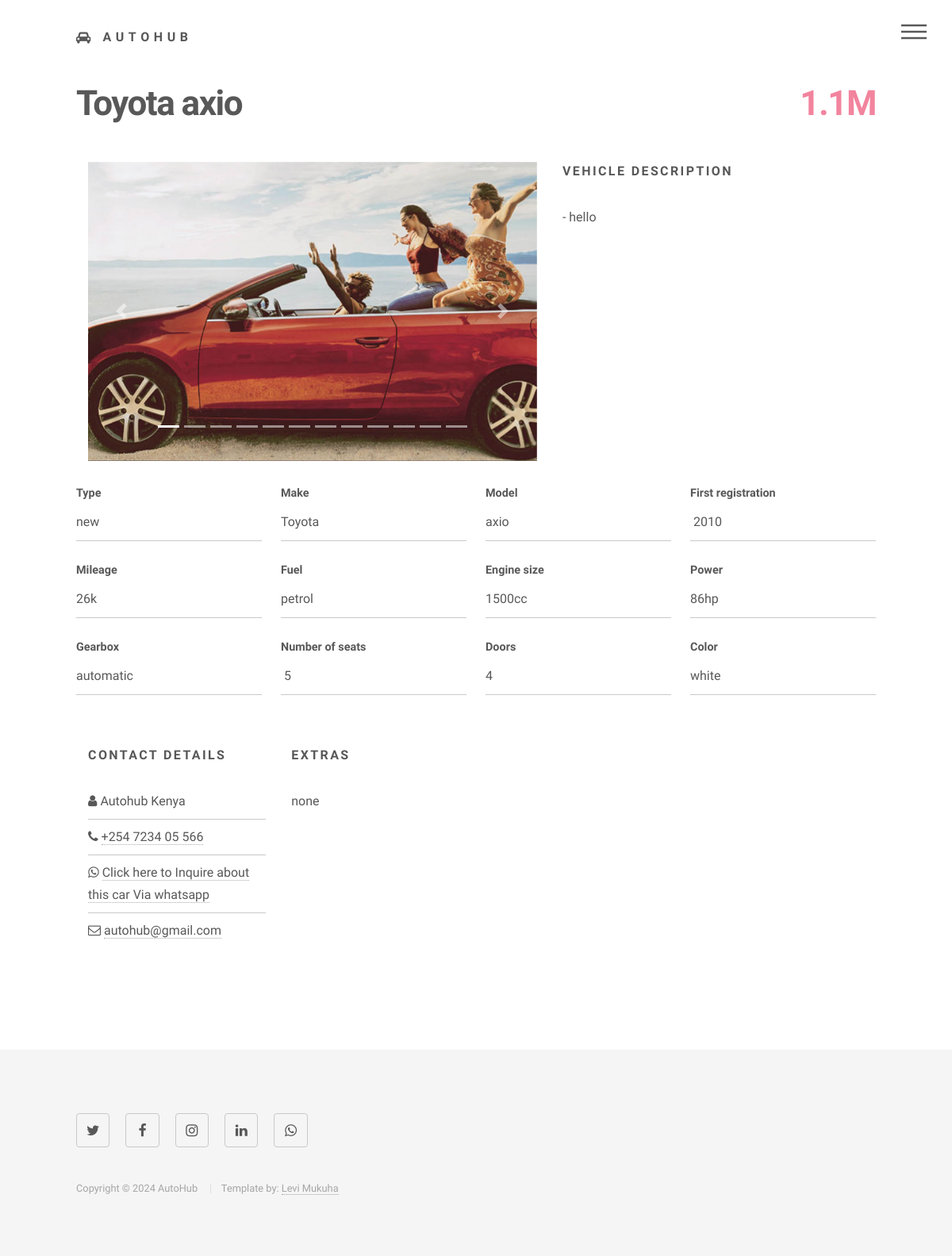
/car_details/1, run on the app's committed database.
### app.py (models this page shows)
class Vehicle(db.Model):
    id = db.Column(db.Integer, primary_key=True)
    type = db.Column(db.String(50))
    make = db.Column(db.String(50))
    model = db.Column(db.String(50))
    first_registration = db.Column(db.String(10))
    mileage = db.Column(db.String(20))
    fuel = db.Column(db.String(20))
    engine_size = db.Column(db.String(20))
    power = db.Column(db.String(20))
    gearbox = db.Column(db.String(20))
    num_seats = db.Column(db.String(5))
    doors = db.Column(db.String(5))
    color = db.Column(db.String(20))
    is_featured = db.Column(db.Boolean, default=False)
    additional_details = db.relationship('AdditionalDetails', backref='vehicle', uselist=False)

class AdditionalDetails(db.Model):
    id = db.Column(db.Integer, primary_key=True)
    price = db.Column(db.String(20))
    description = db.Column(db.Text)
    extras = db.Column(db.Text)
    images = db.Column(db.String(255))  # Store image filenames as a comma-separated string
    vehicle_id = db.Column(db.Integer, db.ForeignKey('vehicle.id'))

### app.py (the view)
@app.route('/car_details/<int:car_id>')
@maintenance_required
def car_details(car_id):
    car = Vehicle.query.get_or_404(car_id)
    return render_template('pages/car-details.html', car=car)

### app.py (called while the page is built)
def maintenance_required(f):
    @wraps(f)
    def decorated_function(*args, **kwargs):
        if not app.config['SHOW_LOGIN_PAGE']:
            return render_template('pages/maintenance.html')
        return f(*args, **kwargs)
    return decorated_function

### templates/pages/car-details.html (shortened to what this page needs)
<!DOCTYPE HTML>
<html>
	<head>
		<link rel="stylesheet" href="../../static/assets/bootstrap/css/bootstrap.min.css" />
		<link rel="stylesheet" href="../../static/assets/css/main.css" />
	</head>
	<body class="is-preload">
			<div id="wrapper">
					<header id="header">
						<div class="inner">
								<a href="index.html" class="logo">
									<span class="fa fa-car"></span> <span class="title">AutoHub</span>
								</a>
								<nav>
									<ul>
										<li><a href="#menu">Menu</a></li>
									</ul>
								</nav>
						</div>
					</header>
					<div id="main">
						<div class="inner">
							<h1>{{ car.make }} {{ car.model }} <span class="pull-right">{{ car.additional_details.price }}</span></h1>
							<div class="container-fluid">
								<div class="row">
									<div class="col-lg-7">
  <div id="carouselExampleIndicators" class="carousel slide" data-ride="carousel">
    <ol class="carousel-indicators">
      {% for index in range(car.additional_details.images.split(',')|length) %}
        <li data-target="#carouselExampleIndicators" data-slide-to="{{ index }}" {% if index == 0 %}class="active"{% endif %}></li>
      {% endfor %}
    </ol>
    <div class="carousel-inner">
      {% for index in range(car.additional_details.images.split(',')|length) %}
        <div class="carousel-item {% if index == 0 %}active{% endif %}">
          <img class="d-block w-100" src="{{ url_for('static', filename='uploads/images/' + car.additional_details.images.split(',')[index]) }}" alt="Slide {{ index + 1 }}">
        </div>
      {% endfor %}
    </div>
    <a class="carousel-control-prev" href="#carouselExampleIndicators" role="button" data-slide="prev">
      <span class="carousel-control-prev-icon" aria-hidden="true"></span>
    </a>
    <a class="carousel-control-next" href="#carouselExampleIndicators" role="button" data-slide="next">
      <span class="carousel-control-next-icon" aria-hidden="true"></span>
    </a>
  </div>
</div>
									<div class="col-lg-5">
										<h3>Vehicle Description</h3>
										{% for point in car.additional_details.description.split('\n') %}
											<p>- {{ point }}</p>
										{% endfor %}
									</div>
								</div>
							</div>
							<br>
							<form action="#">
								<div class="fields">
									<div class="field quarter">
					                    <label class="m-n">Type</label>
					                    <input type="text" readonly="" value="{{ car.type }}">
					                </div>
					                <div class="field quarter">
					                    <label class="m-n">Make</label>
					                    <input type="text" readonly="" value="{{ car.make }}">
					                </div>
					                <div class="field quarter">
					                    <label class="m-n">Model</label>
					                    <input type="text" readonly="" value="{{ car.model }}">
					                </div>
					                <div class="field quarter">
					                    <label class="m-n">First registration</label>
					                    <input type="text" readonly="" value="{{ car.first_registration }}">
					                </div>
					                <div class="field quarter">
					                    <label class="m-n">Mileage</label>
					                    <input type="text" readonly="" value="{{ car.mileage }}">
					                </div>
									<div class="field quarter">
					                    <label class="m-n">Fuel</label>
					                    <input type="text" readonly="" value="{{ car.fuel }}">
					                </div>
					                <div class="field quarter">
					                    <label class="m-n">Engine size</label>
					                    <input type="text" readonly="" value="{{ car.engine_size }}">
					                </div>
									<div class="field quarter">
					                    <label class="m-n">Power</label>
					                    <input type="text" readonly="" value="{{ car.power }}">
					                </div>
					                <div class="field quarter">
					                    <label class="m-n">Gearbox</label>
					                    <input type="text" readonly="" value="{{ car.gearbox }}">
					                </div>
					                <div class="field quarter">
					                    <label class="m-n">Number of seats</label>
					                    <input type="text" readonly="" value=" {{ car.num_seats }}">
					                </div>
					                <div class="field quarter">
					                    <label class="m-n">Doors</label>
					                    <input type="text" readonly="" value="{{ car.doors }}">
					                </div>
					                <div class="field quarter">
					                    <label class="m-n">Color</label>
					                    <input type="text" readonly="" value="{{ car.color }}">
					                </div>
								</div>
							</form>
							<div class="container-fluid">
								<div class="row">
									<div class="col-md-3">
										<h3>Contact Details</h3>
										<ul class="alt">
											<li><span class="fa fa-user"></span> Autohub Kenya</li>
											<li><span class="fa fa-phone"></span> <a href="tel:+254723405566">+254 7234 05 566</a></li>
											<li><span class="fa fa-whatsapp"></span> <a href="https://wa.me/254748778517?text=Hello%20I%20am%20interested%20in%20the%20{{ car.make }}%20{{ car.model }}.%20Can%20you%20provide%20more%20information?" target="_blank"> Click here to Inquire about this car Via whatsapp</a></li>
											<li><span class="fa fa-envelope-o"></span> <a href="mailto:autohub@gmail.com?subject=Inquiry%20about%20{{ car.make }}%20{{ car.model }}">autohub@gmail.com</a></li>
										</ul>
									</div>
									<div class="col-md-9">
										<h3>Extras </h3>
										<p>{{ car.additional_details.extras }}</p>
									</div>
								</div>
							</div>
						</div>
					</div>
					<footer id="footer">
						<div class="inner">
							<section>
								<ul class="icons">
										<li><a href="#" class="icon style2 fa-twitter"><span class="label">Twitter</span></a></li>
										<li><a href="#" class="icon style2 fa-facebook"><span class="label">Facebook</span></a></li>
										<li><a href="#" class="icon style2 fa-instagram"><span class="label">Instagram</span></a></li>
										<li><a href="#" class="icon style2 fa-linkedin"><span class="label">LinkedIn</span></a></li>
										<li><a href="https://wa.me/1234567890" class="icon style2 fa-whatsapp"><span class="label">WhatsApp</span></a></li>
									</ul>
							</section>
							<ul class="copyright">
								<li>Copyright © 2024 AutoHub </li>
								<li>Template by: <a href="https://levi-lmn.github.io/Portfolio/">Levi Mukuha</a></li>
							</ul>
						</div>
					</footer>
			</div>
	</body>
</html>

### data on the page
Vehicle: make "Toyota", model "axio", type "new", first_registration "2010", mileage "26k", fuel "petrol", engine_size "1500cc", power "86hp", gearbox "automatic", num_seats "5", doors "4", color "white"
AdditionalDetails: additional_details.price "1.1M", description "hello", additional_details.extras "none"
